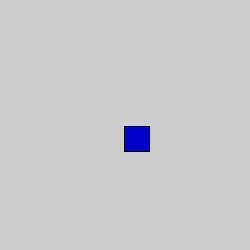
Frame 1 (no input)
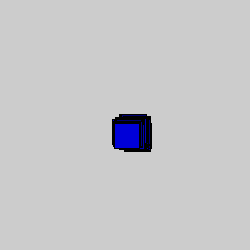
Frame 60 (the mouse pressed at the canvas centre just before this capture)
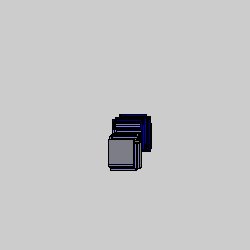
Frame 120 (the mouse held since frame 60 and released just before this capture)

The Processing sketch that drew these frames (run headless with seeded random() and noise(); from frame 60 on, the mouse is pressed at the canvas centre):

// Processing sketch: processing_19041
// ── processing_19041.pde

float speed = 1.0;//speed object is moving
float x;
float y;

void setup() {
  size(250, 250);
  smooth();
  fill(0,102);
  x = width/2;
  y = height/2;
}

void draw() {
  fill(mouseX,mouseY,random(100,255),255);//rectangle random colours depending on mouse position
  x += random(-speed*2, speed*2);
  y += random(-speed*2, speed*2);//how it moves on the x&y axis
  rect(x, y, 25, 25);
}
